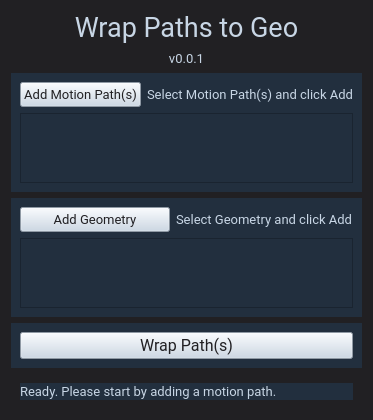
<?xml version="1.0" encoding="UTF-8"?>
<ui version="4.0">
 <class>wgWrapMotionPath</class>
 <widget class="QWidget" name="wgWrapMotionPath">
  <property name="geometry">
   <rect>
    <x>0</x>
    <y>0</y>
    <width>365</width>
    <height>417</height>
   </rect>
  </property>
  <property name="maximumSize">
   <size>
    <width>16777215</width>
    <height>800</height>
   </size>
  </property>
  <property name="font">
   <font>
    <family>Roboto</family>
    <pointsize>10</pointsize>
   </font>
  </property>
  <property name="windowTitle">
   <string>Wrap Motion Path</string>
  </property>
  <property name="styleSheet">
   <string notr="true">background-color: rgb(33, 32, 35);
color: rgb(200, 214, 229);
font: 10pt &quot;Roboto&quot;;</string>
  </property>
  <layout class="QVBoxLayout" name="verticalLayout_2">
   <item>
    <layout class="QVBoxLayout" name="verticalLayout">
     <item>
      <widget class="QLabel" name="lblTitle">
       <property name="maximumSize">
        <size>
         <width>16777215</width>
         <height>80</height>
        </size>
       </property>
       <property name="font">
        <font>
         <family>Roboto</family>
         <pointsize>20</pointsize>
         <weight>50</weight>
         <italic>false</italic>
         <bold>false</bold>
        </font>
       </property>
       <property name="styleSheet">
        <string notr="true">font: 20pt &quot;Roboto&quot;;</string>
       </property>
       <property name="text">
        <string>Wrap Paths to Geo</string>
       </property>
       <property name="alignment">
        <set>Qt::AlignCenter</set>
       </property>
       <property name="wordWrap">
        <bool>true</bool>
       </property>
      </widget>
     </item>
     <item>
      <widget class="QLabel" name="lblVersion">
       <property name="maximumSize">
        <size>
         <width>16777215</width>
         <height>20</height>
        </size>
       </property>
       <property name="styleSheet">
        <string notr="true"/>
       </property>
       <property name="text">
        <string>v0.0.1</string>
       </property>
       <property name="alignment">
        <set>Qt::AlignCenter</set>
       </property>
      </widget>
     </item>
     <item>
      <widget class="QWidget" name="wgSelect" native="true">
       <property name="styleSheet">
        <string notr="true">background-color: rgb(34, 47, 62);</string>
       </property>
       <layout class="QVBoxLayout" name="verticalLayout_6">
        <item>
         <layout class="QHBoxLayout" name="horizontalLayout">
          <item>
           <widget class="QPushButton" name="btnAddPath">
            <property name="styleSheet">
             <string notr="true">background-color: rgb(200, 214, 229);
color: rgb(33, 32, 35);</string>
            </property>
            <property name="text">
             <string>Add Motion Path(s)</string>
            </property>
           </widget>
          </item>
          <item>
           <widget class="QLabel" name="lblAddPath">
            <property name="text">
             <string>Select Motion Path(s) and click Add</string>
            </property>
           </widget>
          </item>
         </layout>
        </item>
        <item>
         <widget class="QListWidget" name="wgPathList"/>
        </item>
       </layout>
      </widget>
     </item>
     <item>
      <widget class="QWidget" name="widget" native="true">
       <property name="styleSheet">
        <string notr="true">background-color: rgb(34, 47, 62);</string>
       </property>
       <layout class="QVBoxLayout" name="verticalLayout_8">
        <item>
         <layout class="QHBoxLayout" name="horizontalLayout_2">
          <item>
           <widget class="QPushButton" name="btnAddGeo">
            <property name="styleSheet">
             <string notr="true">background-color: rgb(200, 214, 229);
color: rgb(33, 32, 35);</string>
            </property>
            <property name="text">
             <string>Add Geometry</string>
            </property>
           </widget>
          </item>
          <item>
           <widget class="QLabel" name="lblAddGeo">
            <property name="text">
             <string>Select Geometry and click Add</string>
            </property>
           </widget>
          </item>
         </layout>
        </item>
        <item>
         <widget class="QListWidget" name="wgGeoList">
          <property name="maximumSize">
           <size>
            <width>16777215</width>
            <height>80</height>
           </size>
          </property>
         </widget>
        </item>
       </layout>
      </widget>
     </item>
     <item>
      <widget class="QWidget" name="widget_2" native="true">
       <property name="styleSheet">
        <string notr="true">background-color: rgb(34, 47, 62);</string>
       </property>
       <layout class="QVBoxLayout" name="verticalLayout_7">
        <item>
         <widget class="QPushButton" name="btnWrap">
          <property name="font">
           <font>
            <family>Roboto</family>
            <pointsize>12</pointsize>
            <weight>50</weight>
            <italic>false</italic>
            <bold>false</bold>
           </font>
          </property>
          <property name="styleSheet">
           <string notr="true">background-color: rgb(200, 214, 229);
color: rgb(33, 32, 35);
font: 12pt &quot;Roboto&quot;;</string>
          </property>
          <property name="text">
           <string>Wrap Path(s)</string>
          </property>
         </widget>
        </item>
       </layout>
      </widget>
     </item>
     <item>
      <widget class="QWidget" name="widget_3" native="true">
       <layout class="QVBoxLayout" name="verticalLayout_9">
        <item>
         <widget class="QLabel" name="lblStatus">
          <property name="styleSheet">
           <string notr="true">background-color: rgb(34, 47, 62);</string>
          </property>
          <property name="text">
           <string>Ready. Please start by adding a motion path.</string>
          </property>
         </widget>
        </item>
       </layout>
      </widget>
     </item>
    </layout>
   </item>
  </layout>
 </widget>
 <resources/>
 <connections/>
</ui>
